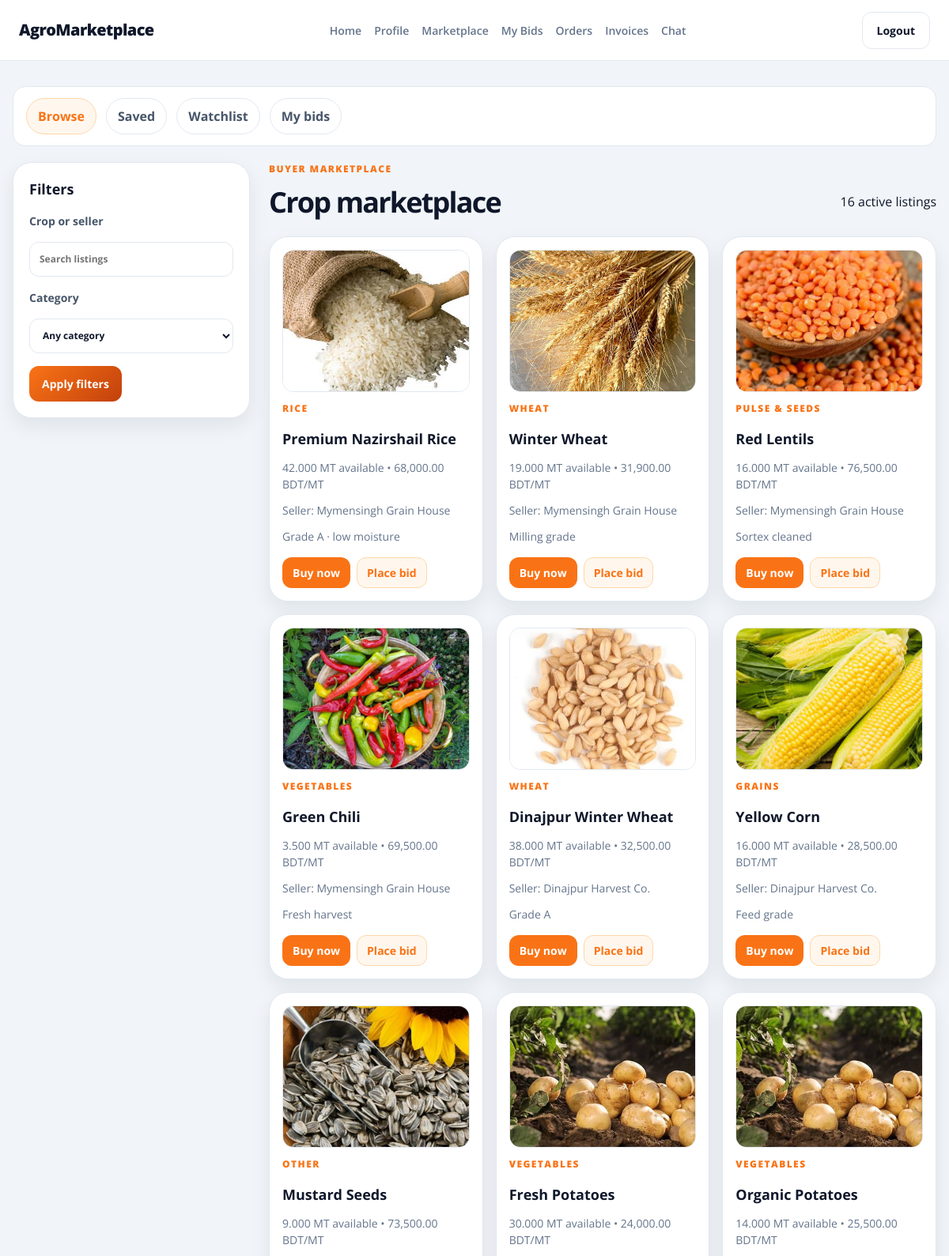
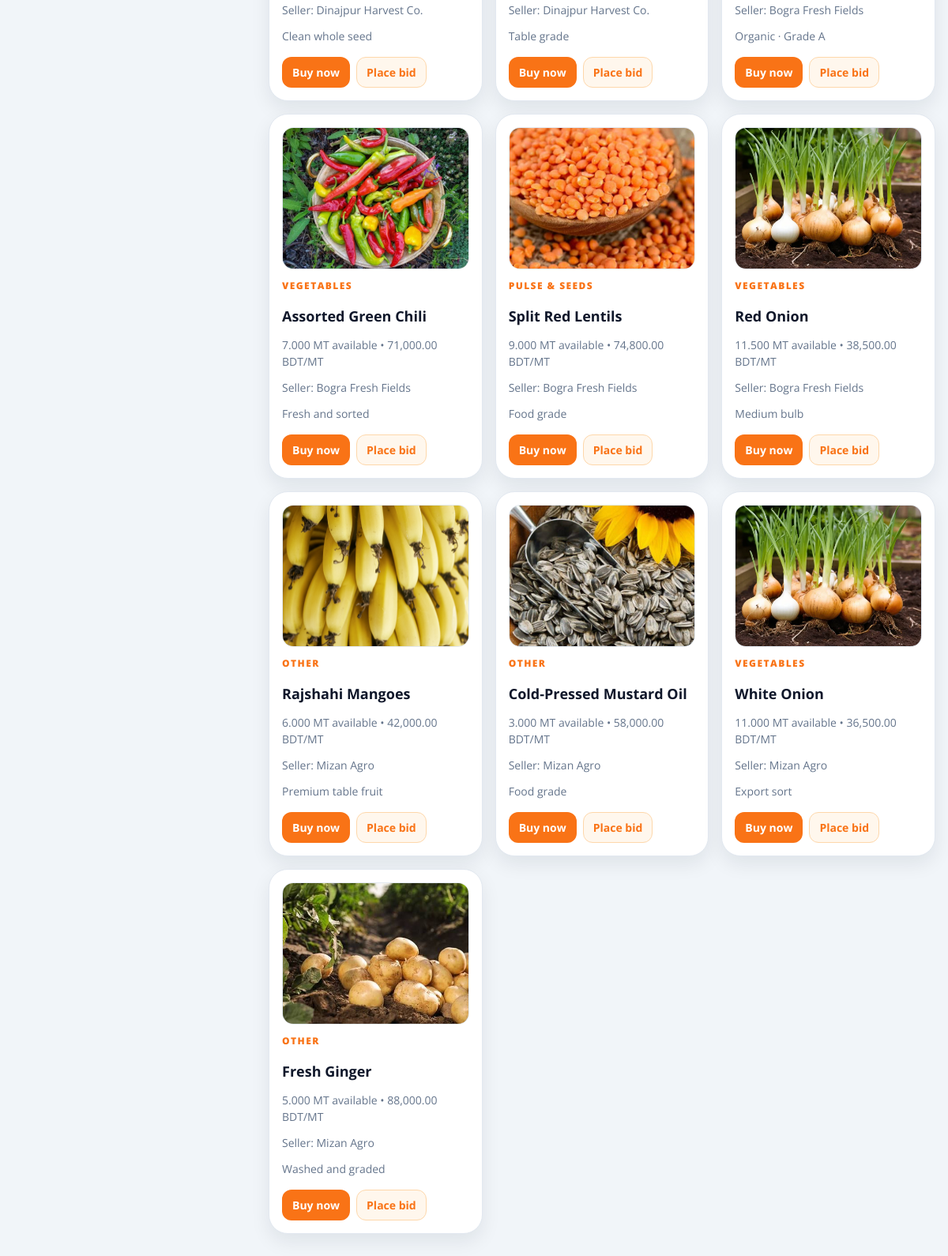
/buyer/marketplace.php, run on the app's committed database (2 pictures, top to bottom).
### tables this page shows
CREATE TABLE `listings` (
  `id` bigint UNSIGNED NOT NULL,
  `farmer_id` bigint UNSIGNED NOT NULL,
  `inventory_item_id` bigint UNSIGNED DEFAULT NULL,
  `category_id` bigint UNSIGNED DEFAULT NULL,
  `title` varchar(180) NOT NULL,
  `image_path` varchar(500) DEFAULT NULL,
  `description` text,
  `quantity_available` decimal(14,3) NOT NULL,
  `quantity_unit` varchar(20) NOT NULL DEFAULT 'MT',
  `price_per_unit` decimal(14,2) NOT NULL,
  `currency` char(3) NOT NULL DEFAULT 'BDT',
  `harvest_date` date DEFAULT NULL,
  `quality_label` varchar(180) DEFAULT NULL,
  `delivery_notes` text,
  `status` enum('draft','active','paused','sold','archived') NOT NULL DEFAULT 'draft',
  `closes_at` datetime DEFAULT NULL,
  `created_at` timestamp NOT NULL DEFAULT CURRENT_TIMESTAMP,
  `updated_at` timestamp NOT NULL DEFAULT CURRENT_TIMESTAMP ON UPDATE CURRENT_TIMESTAMP
);

CREATE TABLE `categories` (
  `id` bigint UNSIGNED NOT NULL,
  `name` varchar(100) NOT NULL,
  `description` varchar(500) DEFAULT NULL,
  `is_active` tinyint(1) NOT NULL DEFAULT '1'
);

CREATE TABLE `users` (
  `id` bigint UNSIGNED NOT NULL,
  `role` enum('buyer','farmer','delivery','admin') NOT NULL,
  `username` varchar(80) NOT NULL,
  `password` varchar(255) NOT NULL,
  `email` varchar(254) NOT NULL,
  `fullname` varchar(150) DEFAULT NULL,
  `phone` varchar(32) DEFAULT NULL,
  `address` text,
  `profile_description` text,
  `market_preferences` varchar(255) DEFAULT NULL,
  `business_name` varchar(180) DEFAULT NULL,
  `preferred_buying_category` varchar(100) DEFAULT NULL,
  `typical_order_volume` varchar(80) DEFAULT NULL,
  `land_area` varchar(80) DEFAULT NULL,
  `primary_crops` text,
  `verification_documents` text,
  `vehicle_capacity` varchar(100) DEFAULT NULL,
  `vehicle_license_plate` varchar(32) DEFAULT NULL,
  `account_status` enum('pending','active','suspended','closed') NOT NULL DEFAULT 'active',
  `created_at` timestamp NOT NULL DEFAULT CURRENT_TIMESTAMP,
  `updated_at` timestamp NOT NULL DEFAULT CURRENT_TIMESTAMP ON UPDATE CURRENT_TIMESTAMP
);

### database/app.php (called while the page is built, shortened)
<?php
require_once __DIR__ . '/connection.php';
function app_db(): PDO
{
    $connection = Database::getInstance()->getConnection();
    return $connection;
}
function app_database(): Database
{
    return Database::getInstance();
}
function escape_html(?string $value): string
{
    return htmlspecialchars($value ?? '', ENT_QUOTES, 'UTF-8');
}
function listing_image_url(array $listing): string
{
    $imagePath = $listing['image_path'] ?? '';
    $extension = strtolower(pathinfo($imagePath, PATHINFO_EXTENSION));
    if (str_starts_with($imagePath, 'assets/') && !str_contains($imagePath, '..') && in_array($extension, ['jpg', 'jpeg', 'png', 'webp'], true)) {
        return '../' . $imagePath;
    }
    return '../assets/wheat.webp';
}

### database/connection.php (called while the page is built, shortened)
<?php
class Database
{
    private static ?Database $instance = null;
    private ?PDO $conn = null;
    private function __construct()
    {
        $host = 'localhost';
        $port = '3306';
        $user = 'root';
        $pass = 'root';
        $database = 'agromarketplace';
        $charset = "utf8mb4";
        $dsn = "mysql:host=$host;port=$port;dbname=$database;charset=$charset";
        try {
            $this->conn = new PDO($dsn, $user, $pass, [
                PDO::ATTR_ERRMODE            => PDO::ERRMODE_EXCEPTION,
                PDO::ATTR_DEFAULT_FETCH_MODE => PDO::FETCH_ASSOC,
                PDO::ATTR_EMULATE_PREPARES   => false,
            ]);
        } catch (PDOException $e) {
            $this->conn = null;
            error_log("Database connection failed: " . $e->getMessage());
        }
    }
    public static function getInstance(): Database
    {
        if (self::$instance === null) {
            self::$instance = new Database();
        }
        return self::$instance;
    }
    public function searchMarketplaceListings(string $search, int $categoryId): array
    {
        $sql = "SELECT l.id, l.title, l.quantity_available, l.quantity_unit, l.price_per_unit,
                       l.quality_label, l.image_path, c.name AS category, u.fullname, u.business_name
                FROM listings l
                LEFT JOIN categories c ON c.id = l.category_id
                JOIN users u ON u.id = l.farmer_id
                WHERE l.status = 'active' AND l.quantity_available > 0";
        $params = [];
        $statement = $this->conn->prepare($sql . ' ORDER BY l.created_at DESC');
        $statement->execute($params);
        return $statement->fetchAll();
    }
}

### buyer/marketplace.php (the view, shortened to what this page needs)
<?php
require_once __DIR__ . '/../database/app.php';
$search = trim($_GET['q'] ?? '');
$categoryId = (int) ($_GET['category_id'] ?? 0);
$database = app_database();
$listings = $database->searchMarketplaceListings($search, $categoryId);
?>
<!doctype html>
<html lang="en">
<head>
  <link rel="stylesheet" href="../colors.css">
  <link rel="stylesheet" href="../header.css">
  <link rel="stylesheet" href="buyer.css">
</head>
<body class="theme-buyer">
  <header class="site-header">
    <div class="site-header-inner">
      <a class="brand" href="../index.php">AgroMarketplace</a>
      <nav class="nav" aria-label="Buyer navigation">
        <a class="nav-link" href="index.php">Home</a>
        <a class="nav-link" href="profile-self.php">Profile</a>
        <a class="nav-link" href="marketplace.php">Marketplace</a>
        <a class="nav-link" href="bids.php">My Bids</a>
        <a class="nav-link" href="orders.php">Orders</a>
        <a class="nav-link" href="invoices.php">Invoices</a>
        <a class="nav-link" href="chat.php">Chat</a>
      </nav>
      <div class="site-header-actions">
        <a class="btn btn-ghost" href="../auth/logout.php">Logout</a>
      </div>
    </div>
  </header>
  <main class="page-shell marketplace-page">
    <section class="context-bar" aria-label="Marketplace context menu">
      <button class="context-btn active" type="button">Browse</button>
      <button class="context-btn" type="button">Saved</button>
      <button class="context-btn" type="button">Watchlist</button>
      <button class="context-btn" type="button">My bids</button>
    </section>
    <div class="marketplace-main">
      <aside class="filters" aria-label="Marketplace filters">
        <h2>Filters</h2>
        <form method="get" action="marketplace.php">
          <div class="filter-group">
            <label for="search-listings">Crop or seller</label>
            <input id="search-listings" type="search" name="q" value="<?= escape_html($search) ?>" placeholder="Search listings">
          </div>
          <div class="filter-group">
            <label for="category-filter">Category</label>
            <select id="category-filter" name="category_id">
              <option value="0">Any category</option>
            </select>
          </div>
          <button class="button button-primary" type="submit">Apply filters</button>
        </form>
      </aside>
      <section class="product-grid" aria-label="Buyer marketplace listings">
        <header class="product-grid-header">
          <div>
            <p class="eyebrow">Buyer marketplace</p>
            <h1>Crop marketplace</h1>
          </div>
          <p><?= count($listings) ?> active listings</p>
        </header>
        <div class="grid">
          <?php foreach ($listings as $listing): ?>
            <article class="product-card">
              <img class="product-image" src="<?= escape_html(listing_image_url($listing)) ?>" alt="<?= escape_html($listing['title']) ?>" loading="lazy">
              <p class="eyebrow"><?= escape_html($listing['category'] ?? 'Produce') ?></p>
              <h3><?= escape_html($listing['title']) ?></h3>
              <p class="meta"><?= number_format((float) $listing['quantity_available'], 3) ?> <?= escape_html($listing['quantity_unit']) ?> available • <?= number_format((float) $listing['price_per_unit'], 2) ?> BDT/<?= escape_html($listing['quantity_unit']) ?></p>
              <p class="meta">Seller: <?= escape_html($listing['business_name'] ?: $listing['fullname']) ?></p>
              <?php if ($listing['quality_label']): ?><p class="meta"><?= escape_html($listing['quality_label']) ?></p><?php endif; ?>
              <div class="product-actions">
                <a class="btn btn-small" href="buy-now-detail.php?id=<?= (int) $listing['id'] ?>">Buy now</a>
                <a class="btn btn-small btn-light" href="place-bid-detail.php?id=<?= (int) $listing['id'] ?>">Place bid</a>
              </div>
            </article>
          <?php endforeach; ?>
        </div>
      </section>
    </div>
  </main>
</body>
</html>

### colors.css (style rules this page uses)
:root { --color-buyer-primary: #f97316; --color-buyer-dark: #c2410c; --color-buyer-light-bg: #fff7ed; --color-buyer-border: #fed7aa; --color-farmer-primary: #16a34a; --color-farmer-dark: #166534; --color-farmer-light-bg: #f0fdf4; --color-farmer-border: #bbf7d0; --color-admin-primary: #dc2626; --color-admin-dark: #991b1b; --color-admin-light-bg: #fef2f2; --color-admin-border: #fecaca; --color-delivery-primary: #7c3aed; --color-delivery-dark: #5b21b6; --color-delivery-light-bg: #f5f3ff; --color-delivery-border: #ddd6fe; --color-background: #f8fafc; --color-page-bg: #f1f5f9; --color-card-bg: #ffffff; --color-sidebar-bg: #f8fafc; --color-text: #0f172a; --color-text-soft: #475569; --color-muted: #64748b; --color-border: #e2e8f0; --color-border-strong: #cbd5e1; --color-white: #ffffff; --color-success: #16a34a; --color-warning: #f59e0b; --color-danger: #dc2626; --color-shadow: transparent; --outer-shadow: rgba(15, 23, 42, 0.08); --container-xl: 1200px; --container-lg: 1080px; --radius-sm: 10px; --radius-md: 16px; --radius-lg: 24px; --radius-xl: 32px; --space-1: 4px; --space-2: 8px; --space-3: 12px; --space-4: 16px; --space-5: 20px; --space-6: 24px; --space-8: 32px; --space-10: 40px; --space-12: 48px; --space-16: 64px; }
html { font-family: "Open Sans", sans-serif; }
* { box-sizing:border-box }
body { margin:0;background:var(--color-page-bg);color:var(--color-text);line-height:1.5 }
img { display:block;max-width:100% }
a { color:inherit }
button, input, select { font: inherit; }
body.theme-buyer { --color-brand: var(--color-buyer-primary); --color-brand-soft: var(--color-buyer-light-bg); --color-brand-border: var(--color-buyer-border); }

### header.css (style rules this page uses)
.site-header { position: sticky; top: 0; z-index: 10; background: rgba(255, 255, 255, 0.94); backdrop-filter: blur(10px); border-bottom: 1px solid var(--color-border); }
.site-header-inner { max-width: var(--container-xl); min-height: var(--header-height, 76px); margin: 0 auto; padding: 0 24px; display: flex; align-items: center; justify-content: space-between; gap: 16px; }
.brand { text-decoration: none; color: var(--color-text); font-size: 20px; font-weight: 800; letter-spacing: -0.03em; }
.nav { display: flex; align-items: center; gap: 16px; flex-wrap: wrap; }
.nav-link { color: var(--color-muted); text-decoration: none; font-size: 14px; font-weight: 600; transition: color 0.2s ease; }
.site-header-actions { display: flex; align-items: center; gap: 12px; }

### data on the page
listings: image_path (picture), category.name "RICE", title "Premium Nazirshail Rice", quantity_available "42.000", quantity_unit "MT", price_per_unit "68,000.00", farmer.business_name "Mymensingh Grain House", quality_label "Grade A · low moisture"
listings: image_path (picture), category.name "WHEAT", title "Winter Wheat", quantity_available "19.000", quantity_unit "MT", price_per_unit "31,900.00", farmer.business_name "Mymensingh Grain House", quality_label "Milling grade"
listings: image_path (picture), category.name "PULSE & SEEDS", title "Red Lentils", quantity_available "16.000", quantity_unit "MT", price_per_unit "76,500.00", farmer.business_name "Mymensingh Grain House", quality_label "Sortex cleaned"
listings: image_path (picture), category.name "VEGETABLES", title "Green Chili", quantity_available "3.500", quantity_unit "MT", price_per_unit "69,500.00", farmer.business_name "Mymensingh Grain House", quality_label "Fresh harvest"
listings: image_path (picture), category.name "WHEAT", title "Dinajpur Winter Wheat", quantity_available "38.000", quantity_unit "MT", price_per_unit "32,500.00", farmer.business_name "Dinajpur Harvest Co.", quality_label "Grade A"
listings: image_path (picture), category.name "GRAINS", title "Yellow Corn", quantity_available "16.000", quantity_unit "MT", price_per_unit "28,500.00", farmer.business_name "Dinajpur Harvest Co.", quality_label "Feed grade"
listings: image_path (picture), category.name "OTHER", title "Mustard Seeds", quantity_available "9.000", quantity_unit "MT", price_per_unit "73,500.00", farmer.business_name "Dinajpur Harvest Co.", quality_label "Clean whole seed"
listings: image_path (picture), category.name "VEGETABLES", title "Fresh Potatoes", quantity_available "30.000", quantity_unit "MT", price_per_unit "24,000.00", farmer.business_name "Dinajpur Harvest Co.", quality_label "Table grade"
listings: image_path (picture), category.name "VEGETABLES", title "Organic Potatoes", quantity_available "14.000", quantity_unit "MT", price_per_unit "25,500.00", farmer.business_name "Bogra Fresh Fields", quality_label "Organic · Grade A"
listings: image_path (picture), category.name "VEGETABLES", title "Assorted Green Chili", quantity_available "7.000", quantity_unit "MT", price_per_unit "71,000.00", farmer.business_name "Bogra Fresh Fields", quality_label "Fresh and sorted"
listings: image_path (picture), category.name "PULSE & SEEDS", title "Split Red Lentils", quantity_available "9.000", quantity_unit "MT", price_per_unit "74,800.00", farmer.business_name "Bogra Fresh Fields", quality_label "Food grade"
listings: image_path (picture), category.name "VEGETABLES", title "Red Onion", quantity_available "11.500", quantity_unit "MT", price_per_unit "38,500.00", farmer.business_name "Bogra Fresh Fields", quality_label "Medium bulb"
listings: image_path (picture), category.name "OTHER", title "Rajshahi Mangoes", quantity_available "6.000", quantity_unit "MT", price_per_unit "42,000.00", farmer.business_name "Mizan Agro", quality_label "Premium table fruit"
listings: image_path (picture), category.name "OTHER", title "Cold-Pressed Mustard Oil", quantity_available "3.000", quantity_unit "MT", price_per_unit "58,000.00", farmer.business_name "Mizan Agro", quality_label "Food grade"
listings: image_path (picture), category.name "VEGETABLES", title "White Onion", quantity_available "11.000", quantity_unit "MT", price_per_unit "36,500.00", farmer.business_name "Mizan Agro", quality_label "Export sort"
listings: image_path (picture), category.name "OTHER", title "Fresh Ginger", quantity_available "5.000", quantity_unit "MT", price_per_unit "88,000.00", farmer.business_name "Mizan Agro", quality_label "Washed and graded"

### other printed values
count($listings) "16"
